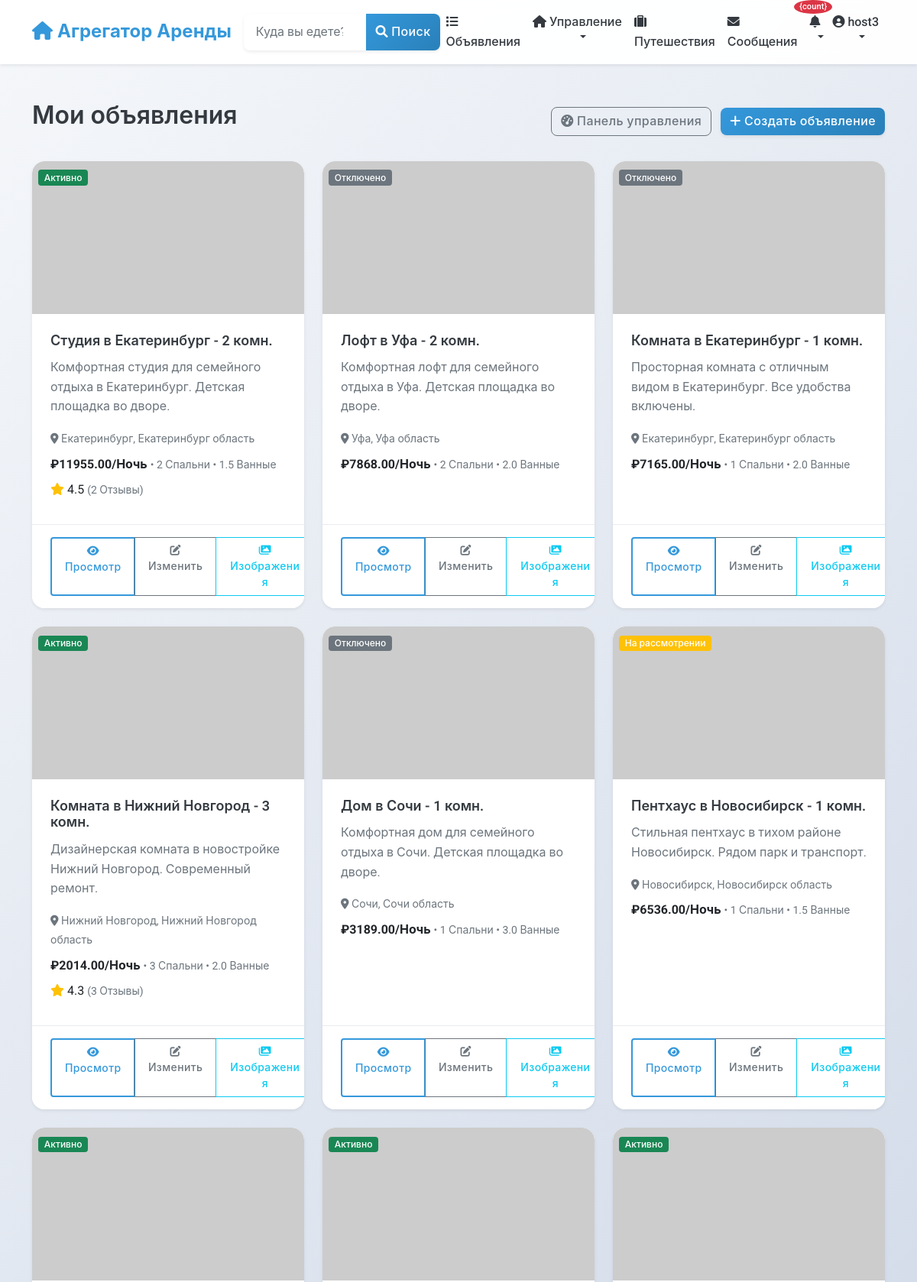
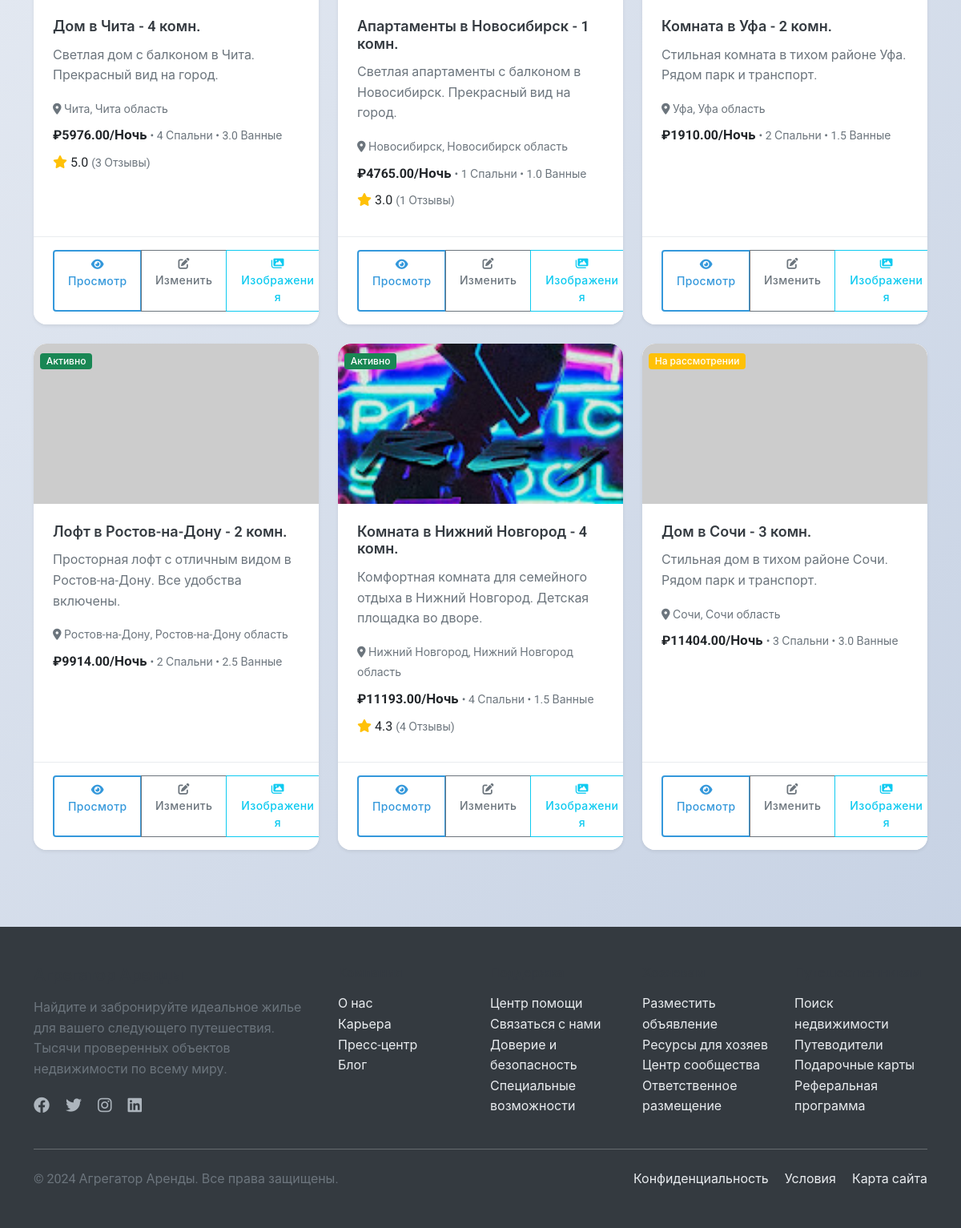
Screenshot of /listings/my-listings/ (signed in) with the database file from the repository (2 pictures, top to bottom).
### users/models.py (models this page shows, shortened)
class User(AbstractUser):
    phone_number = models.CharField(_("Phone number"), max_length=20, blank=True)
    profile_picture = models.URLField(_("Profile picture URL"), blank=True)
    bio = models.TextField(_("Bio"), blank=True)
    is_phone_verified = models.BooleanField(_("Phone verified"), default=False)
    is_id_verified = models.BooleanField(_("ID verified"), default=False)
    is_host = models.BooleanField(_("Is host"), default=False)
    is_guest = models.BooleanField(_("Is guest"), default=True)
    ROLE_CHOICES = [
        ('user', _('Regular User')),
        ('host', _('Host')),
        ('moderator', _('Moderator')),
        ('admin', _('Administrator')),
    ]
    role = models.CharField(_("Role"), max_length=20, choices=ROLE_CHOICES, default='user')
    email_notifications = models.BooleanField(_("Email notifications"), default=True)
    sms_notifications = models.BooleanField(_("SMS notifications"), default=False)
    date_joined = models.DateTimeField(_("Date joined"), auto_now_add=True)
    last_updated = models.DateTimeField(_("Last updated"), auto_now=True)
    class Meta:
        verbose_name = _("User")
        verbose_name_plural = _("Users")

### listings/models.py (models this page shows, shortened)
class Listing(models.Model):
    title = models.CharField(_("Title"), max_length=100)
    description = models.TextField(_("Description"))
    address = models.CharField(_("Address"), max_length=255)
    city = models.CharField(_("City"), max_length=100)
    state = models.CharField(_("State/Province"), max_length=100)
    country = models.CharField(_("Country"), max_length=100)
    zip_code = models.CharField(_("ZIP/Postal Code"), max_length=20)
    latitude = models.DecimalField(_("Latitude"), max_digits=10, decimal_places=7, null=True, blank=True)
    longitude = models.DecimalField(_("Longitude"), max_digits=10, decimal_places=7, null=True, blank=True)
    price_per_night = models.DecimalField(_("Price per night"), max_digits=10, decimal_places=2)
    cleaning_fee = models.DecimalField(_("Cleaning fee"), max_digits=10, decimal_places=2, default=0)
    service_fee = models.DecimalField(_("Service fee"), max_digits=10, decimal_places=2, default=0)
    bedrooms = models.PositiveSmallIntegerField(_("Bedrooms"))
    bathrooms = models.DecimalField(_("Bathrooms"), max_digits=3, decimal_places=1)
    accommodates = models.PositiveSmallIntegerField(_("Accommodates"))
    property_type = models.CharField(_("Property type"), max_length=50)
    image_urls = models.JSONField(_("Image URLs"), default=list, null=True, blank=True)
    verification_video = models.FileField(
        _("Verification Video"),
        upload_to='verification_videos/',
        null=True,
        blank=True,
        help_text=_("Video proof of property compliance (max 250MB, for moderation only)")
    )
    amenities = models.JSONField(_("Amenities"), default=list)
    house_rules = models.TextField(_("House rules"), blank=True)
    check_in_time = models.TimeField(_("Check-in time"), null=True, blank=True)
    check_out_time = models.TimeField(_("Check-out time"), null=True, blank=True)
    minimum_nights = models.PositiveSmallIntegerField(_("Minimum nights"), default=1)
    maximum_nights = models.PositiveSmallIntegerField(_("Maximum nights"), default=30)
    is_active = models.BooleanField(_("Is active"), default=True)
    is_approved = models.BooleanField(_("Is approved"), default=False)
    host = models.ForeignKey(
        settings.AUTH_USER_MODEL,
        on_delete=models.CASCADE,
        related_name='listings'
    )
    created_at = models.DateTimeField(_("Created at"), auto_now_add=True)
    updated_at = models.DateTimeField(_("Updated at"), auto_now=True)
    class Meta:
        verbose_name = _("Listing")
        verbose_name_plural = _("Listings")
        ordering = ['-created_at', '-id']
        ordering = ['-created_at']
    @property
    def main_image_url(self):
        main_image = self.images.filter(is_main=True).first()
        if main_image:
            return main_image.image.url
        first_image = self.images.first()
        if first_image:
            return first_image.image.url
        if self.image_urls and len(self.image_urls) > 0:
            return self.image_urls[0]
        return "https://via.placeholder.com/800x600.png?text=No+Image+Available"
    @property
    def average_rating(self):
        reviews = self.reviews.all()
        if not reviews:
            return None
        return sum(review.rating for review in reviews) / len(reviews)
    @property
    def total_reviews(self):
        return self.reviews.count()

class Review(models.Model):
    rating = models.PositiveSmallIntegerField(
        _("Rating"),
        validators=[MinValueValidator(1), MaxValueValidator(5)]
    )
    comment = models.TextField(_("Comment"))
    listing = models.ForeignKey(
        Listing,
        on_delete=models.CASCADE,
        related_name='reviews'
    )
    reviewer = models.ForeignKey(
        settings.AUTH_USER_MODEL,
        on_delete=models.CASCADE,
        related_name='reviews'
    )
    booking = models.OneToOneField(
        Booking,
        on_delete=models.SET_NULL,
        related_name='review',
        null=True,
        blank=True
    )
    is_approved = models.BooleanField(_("Is approved"), default=True)
    is_edited = models.BooleanField(_("Is edited"), default=False)
    created_at = models.DateTimeField(_("Created at"), auto_now_add=True)
    updated_at = models.DateTimeField(_("Updated at"), auto_now=True)
    class Meta:
        verbose_name = _("Review")
        verbose_name_plural = _("Reviews")
        ordering = ['-created_at']
        constraints = [
            models.UniqueConstraint(
                fields=['listing', 'reviewer'],
                condition=models.Q(booking__isnull=True),
                name='unique_listing_review_no_booking'
            ),
            models.UniqueConstraint(
                fields=['listing', 'reviewer', 'booking'],
                condition=models.Q(booking__isnull=False),
                name='unique_booking_review'
            )
        ]

class ListingImage(models.Model):
    listing = models.ForeignKey(
        Listing,
        on_delete=models.CASCADE,
        related_name='images'
    )
    image = models.ImageField(
        _("Image"),
        upload_to='listing_images/',
        help_text=_("Upload listing image")
    )
    is_main = models.BooleanField(
        _("Main image"),
        default=False,
        help_text=_("Mark as main listing image")
    )
    uploaded_at = models.DateTimeField(_("Uploaded at"), auto_now_add=True)
    class Meta:
        verbose_name = _("Listing Image")
        verbose_name_plural = _("Listing Images")
        ordering = ['-is_main', '-uploaded_at']

### listings/views.py (the view)
# urls.py: path('my-listings/', views.HostListingListView.as_view(), name='host_listings'),
class HostListingListView(LoginRequiredMixin, ListView):
    model = Listing
    template_name = 'listings/host_listings.html'
    context_object_name = 'listings'
    def get_queryset(self):
        return Listing.objects.filter(host=self.request.user)

### listings/templates/listings/host_listings.html (shortened to what this page needs)
{% extends 'base.html' %}
{% load static %}
{% block content %}
<div class="container py-4">
    <div class="row">
        <div class="col-12">
            <div class="d-flex justify-content-between align-items-center mb-4">
                <h2>Мои объявления</h2>
                <div>
                    <a href="{% url 'listings:host_dashboard' %}" class="btn btn-outline-secondary me-2">
                        <i class="fas fa-tachometer-alt"></i> Панель управления
                    </a>
                    <a href="{% url 'listings:listing_create' %}" class="btn btn-primary">
                        <i class="fas fa-plus"></i> Создать объявление
                    </a>
                </div>
            </div>
            {% if listings %}
                <div class="row row-cols-1 row-cols-md-2 row-cols-lg-3 g-4">
                    {% for listing in listings %}
                    <div class="col">
                        <div class="card h-100 shadow-sm">
                            <div class="position-relative">
                                <img src="{{ listing.main_image_url }}" class="card-img-top" alt="{{ listing.title }}" style="height: 200px; object-fit: cover;">
                                <div class="position-absolute top-0 start-0 m-2">
                                    {% if not listing.is_active %}
                                        <span class="badge bg-secondary">Отключено</span>
                                    {% elif not listing.is_approved %}
                                        <span class="badge bg-warning">На рассмотрении</span>
                                    {% else %}
                                        <span class="badge bg-success">Активно</span>
                                    {% endif %}
                                </div>
                            </div>
                            <div class="card-body">
                                <h5 class="card-title">{{ listing.title }}</h5>
                                <p class="card-text text-muted">{{ listing.description|truncatechars:100 }}</p>
                                <div class="mb-2">
                                    <small class="text-muted">
                                        <i class="fas fa-map-marker-alt"></i> {{ listing.city }}, {{ listing.state }}
                                    </small>
                                </div>
                                <div class="mb-2">
                                    <strong>₽{{ listing.price_per_night }}/Ночь</strong>
                                    <small class="text-muted">• {{ listing.bedrooms }} Спальни • {{ listing.bathrooms }} Ванные</small>
                                </div>
                                {% if listing.average_rating %}
                                <div class="mb-2">
                                    <i class="fas fa-star text-warning"></i>
                                    <span>{{ listing.average_rating|floatformat:1 }}</span>
                                    <small class="text-muted">({{ listing.total_reviews }} Отзывы)</small>
                                </div>
                                {% endif %}
                            </div>
                            <div class="card-footer bg-white">
                                <div class="d-flex justify-content-between align-items-center">
                                    <div class="btn-group" role="group">
                                        <a href="{% url 'listings:listing_detail' pk=listing.pk %}" class="btn btn-sm btn-outline-primary">
                                            <i class="fas fa-eye"></i> Просмотр
                                        </a>
                                        <a href="{% url 'listings:listing_update' pk=listing.pk %}" class="btn btn-sm btn-outline-secondary">
                                            <i class="fas fa-edit"></i> Изменить
                                        </a>
                                        <a href="{% url 'listings:listing_images' pk=listing.pk %}" class="btn btn-sm btn-outline-info">
                                            <i class="fas fa-images"></i> Изображения
                                        </a>
                                    </div>
                                </div>
                            </div>
                        </div>
                    </div>
                    {% endfor %}
                </div>
            {% endif %}
        </div>
    </div>
</div>
{% endblock %}

### templates/includes/navbar.html (shortened to what this page needs)
<nav class="navbar navbar-expand-lg navbar-light bg-white shadow-sm">
    <div class="container">
        <a class="navbar-brand" href="{% url 'home' %}">
            <i class="fas fa-home"></i> Агрегатор Аренды
        </a>
        <div class="collapse navbar-collapse" id="navbarSupportedContent">
            <form class="d-flex mx-auto my-2 my-lg-0" action="{% url 'listings:listing_list' %}" method="get">
                <div class="input-group">
                    <input class="form-control" type="search" name="location" placeholder="Куда вы едете?"
                           aria-label="Search" value="{{ request.GET.location|default:'' }}">
                    <button class="btn btn-primary" type="submit">
                        <i class="fas fa-search"></i> Поиск
                    </button>
                </div>
            </form>
            <ul class="navbar-nav ms-auto mb-2 mb-lg-0">
                <li class="nav-item">
                    <a class="nav-link {% if request.resolver_match.url_name == 'listing_list' %}active{% endif %}"
                       href="{% url 'listings:listing_list' %}">
                        <i class="fas fa-list"></i> Объявления
                    </a>
                </li>
                {% if user.is_authenticated %}
                    {% if user.is_host %}
                    <li class="nav-item dropdown">
                        <a class="nav-link dropdown-toggle" href="#" id="hostDropdown" role="button"
                           data-bs-toggle="dropdown" aria-expanded="false">
                            <i class="fas fa-home"></i> Управление
                        </a>
                    </li>
                    {% else %}
                    <li class="nav-item">
                        <a class="nav-link" href="{% url 'listings:listing_create' %}">
                            <i class="fas fa-plus"></i> Подать объявление
                        </a>
                    </li>
                    {% endif %}
                    <li class="nav-item">
                        <a class="nav-link {% if request.resolver_match.url_name == 'user_bookings' %}active{% endif %}"
                           href="{% url 'listings:user_bookings' %}">
                            <i class="fas fa-suitcase"></i> Путешествия
                        </a>
                    </li>
                    <li class="nav-item">
                        <a class="nav-link position-relative {% if 'chat' in request.path %}active{% endif %}"
                           href="{% url 'chat:conversation_list' %}">
                            <i class="fas fa-envelope"></i> Сообщения
                        </a>
                    </li>
                    <li class="nav-item dropdown">
                        <a class="nav-link dropdown-toggle position-relative" href="#" id="notificationDropdown"
                           role="button" data-bs-toggle="dropdown" aria-expanded="false"
                           onclick="loadNotifications()"
                           data-bs-auto-close="outside">
                            <i class="fas fa-bell"></i>
                            <span class="position-absolute"
                                  id="notification-badge-container"
                                  style="top: -8px; right: -8px; z-index: 1000;"
                                  hx-get="{% url 'notifications:get_unread_count' %}"
                                  hx-trigger="load, every 30s"
                                  hx-swap="innerHTML">
                                {% load notify_tags %}
                                {% notification_count as count %}
                                {% if count > 0 %}
                                <span class="badge bg-danger" id="notification-badge" style="font-size: 0.7rem; min-width: 18px; height: 18px; border-radius: 50%; display: flex; align-items: center; justify-content: center;">{count}</span>
                                {% endif %}
                            </span>
                        </a>
                    </li>
                    <li class="nav-item dropdown">
                        <a class="nav-link dropdown-toggle" href="#" id="userDropdown" role="button"
                           data-bs-toggle="dropdown" aria-expanded="false">
                            {% if user.profile_picture %}
                                <img src="{{ user.profile_picture }}" alt="{{ user.username }}" class="user-avatar sm me-1">
                            {% else %}
                                <i class="fas fa-user-circle"></i>
                            {% endif %}
                            {{ user.username }}
                        </a>
                    </li>
                {% endif %}
            </ul>
        </div>
    </div>
</nav>

### rows the page displays
User: username "host3"
Listing: is_active "Активно", title "Студия в Екатеринбург - 2 комн.", description "Комфортная студия для семейного отдыха в Екатеринбург. Детская площадка во дворе.", city "Екатеринбург", state "Екатеринбург область", price_per_night "11955.00", bedrooms "2", bathrooms "1.5", average_rating "4.5", total_reviews "2"
Listing: is_active "Отключено", title "Лофт в Уфа - 2 комн.", description "Комфортная лофт для семейного отдыха в Уфа. Детская площадка во дворе.", city "Уфа", state "Уфа область", price_per_night "7868.00", bedrooms "2", bathrooms "2.0"
Listing: is_active "Отключено", title "Комната в Екатеринбург - 1 комн.", description "Просторная комната с отличным видом в Екатеринбург. Все удобства включены.", city "Екатеринбург", state "Екатеринбург область", price_per_night "7165.00", bedrooms "1", bathrooms "2.0"
Listing: is_active "Активно", title "Комната в Нижний Новгород - 3 комн.", description "Дизайнерская комната в новостройке Нижний Новгород. Современный ремонт.", city "Нижний Новгород", state "Нижний Новгород область", price_per_night "2014.00", bedrooms "3", bathrooms "2.0", average_rating "4.3", total_reviews "3"
Listing: is_active "Отключено", title "Дом в Сочи - 1 комн.", description "Комфортная дом для семейного отдыха в Сочи. Детская площадка во дворе.", city "Сочи", state "Сочи область", price_per_night "3189.00", bedrooms "1", bathrooms "3.0"
Listing: is_active "На рассмотрении", title "Пентхаус в Новосибирск - 1 комн.", description "Стильная пентхаус в тихом районе Новосибирск. Рядом парк и транспорт.", city "Новосибирск", state "Новосибирск область", price_per_night "6536.00", bedrooms "1", bathrooms "1.5"
Listing: is_active "Активно", title "Дом в Чита - 4 комн.", description "Светлая дом с балконом в Чита. Прекрасный вид на город.", city "Чита", state "Чита область", price_per_night "5976.00", bedrooms "4", bathrooms "3.0", average_rating "5.0", total_reviews "3"
Listing: is_active "Активно", title "Апартаменты в Новосибирск - 1 комн.", description "Светлая апартаменты с балконом в Новосибирск. Прекрасный вид на город.", city "Новосибирск", state "Новосибирск область", price_per_night "4765.00", bedrooms "1", bathrooms "1.0", average_rating "3.0", total_reviews "1"
Listing: is_active "Активно", title "Комната в Уфа - 2 комн.", description "Стильная комната в тихом районе Уфа. Рядом парк и транспорт.", city "Уфа", state "Уфа область", price_per_night "1910.00", bedrooms "2", bathrooms "1.5"
Listing: is_active "Активно", title "Лофт в Ростов-на-Дону - 2 комн.", description "Просторная лофт с отличным видом в Ростов-на-Дону. Все удобства включены.", city "Ростов-на-Дону", state "Ростов-на-Дону область", price_per_night "9914.00", bedrooms "2", bathrooms "2.5"
Listing: main_image_url (picture), is_active "Активно", title "Комната в Нижний Новгород - 4 комн.", description "Комфортная комната для семейного отдыха в Нижний Новгород. Детская площадка во дворе.", city "Нижний Новгород", state "Нижний Новгород область", price_per_night "11193.00", bedrooms "4", bathrooms "1.5", average_rating "4.3", total_reviews "4"
Listing: is_active "На рассмотрении", title "Дом в Сочи - 3 комн.", description "Стильная дом в тихом районе Сочи. Рядом парк и транспорт.", city "Сочи", state "Сочи область", price_per_night "11404.00", bedrooms "3", bathrooms "3.0"
